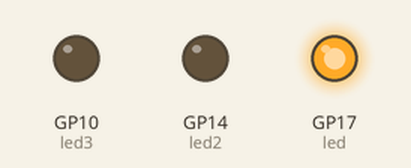
Simulated run of this program. Board: Raspberry Pi Pico running MicroPython. Shown: output pins drawn as LEDs (lit = HIGH). What the program prints to the serial console is not drawn.

Above: at 1.1 s.
At 1.35 s:
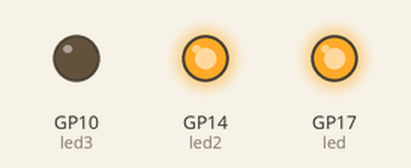
At 1.6 s:
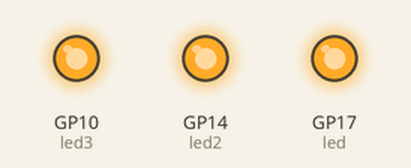
At 1.8 s:
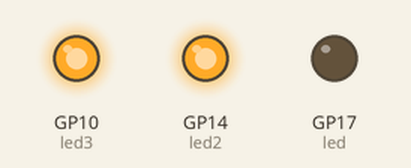
At 2.3 s:
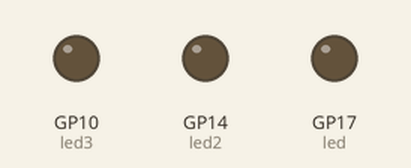
At 3.45 s:
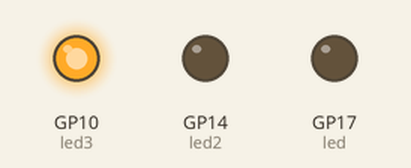
Timing chart, 0 to 4.2 s (numbered marks = the images above):
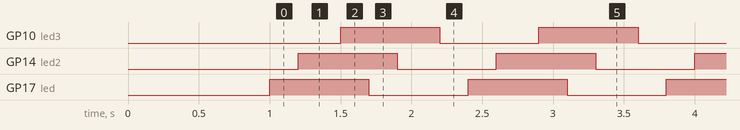

The program:

exercie_chenillard.py
```python
import utime

print("ok")
utime.sleep(1)
print("delay de 1")
from machine import Pin # importe dans le code la lib qui permet de gerer les Pins de sortie
import utime # importe dans le code la lib qui permet de gerer le temps

pinNumber = 17 # declaration d'une variable pinNumber à 17 pour la premiere led
pinNumber2 = 14 # idem deuxieme led
pinNumber3 = 10 # idem troisieme led

led = Pin(pinNumber, mode=Pin.OUT)# declaration d'une variable de type pin 17 #et on prescise que c'est une pin de sortie de courant (OUT)
led2 = Pin(pinNumber2, mode=Pin.OUT)
led3 = Pin(pinNumber3, mode=Pin.OUT)

while True:          # boucle infini
    led.toggle()     # change l'etat de la led
    utime.sleep(0.2) # le temps que la première led s'allume
    led2.toggle()
    utime.sleep(0.3) # temps d'attente deuxieme led
    led3.toggle()
    utime.sleep(0.2) # temps d'attente troisieme led
    # attendre 1 seconde
  
```

Measured:
- by itself, GP10 (led3), GP14 (led2), GP17 (led): alternates HIGH for 0.70 s and LOW for 0.70 s
- by itself, everything shown: repeats every 1.4 s, in 6 steps
